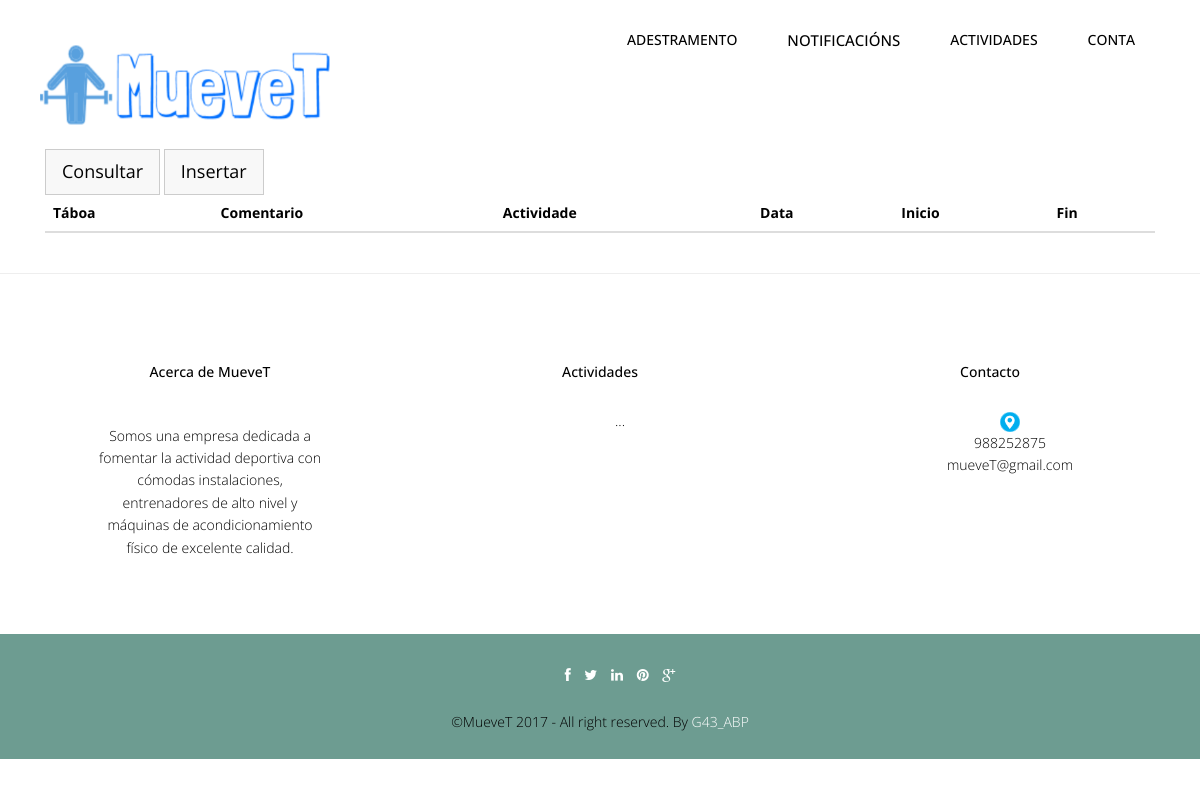
Page /abp/Controllers/SESION_Controller.php (signed in) on the earlier database version.
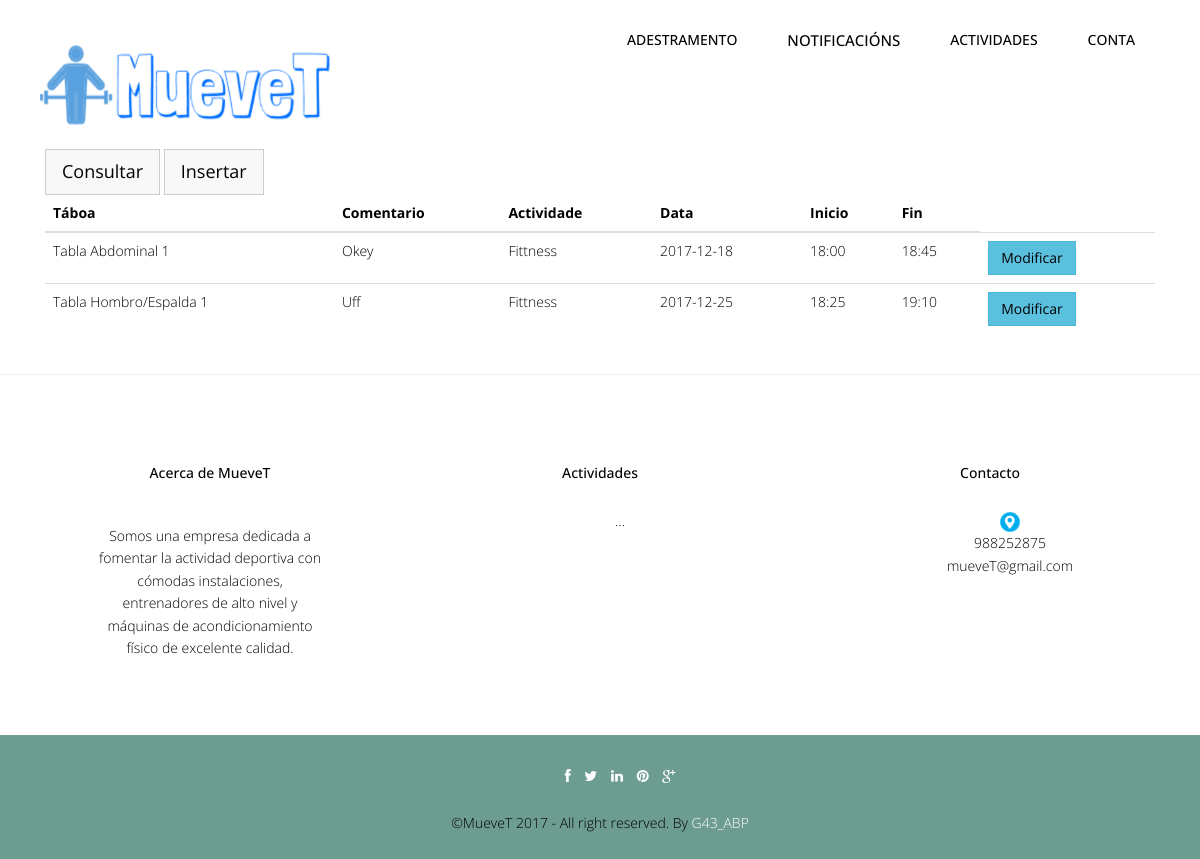
Same page on the later database version.
### tables this page shows
CREATE TABLE `sesion` (
  `idSesion` int(10) NOT NULL,
  `username` varchar(20) NOT NULL,
  `idTabla` int(10) NOT NULL,
  `fechaSesion` date NOT NULL,
  `horaInicio` varchar(5) NOT NULL,
  `horaFin` varchar(5) NOT NULL,
  `comentarioSesion` text,
  `idActividadIndividual` int(10) NOT NULL
);

### abp/Controllers/SESION_Controller.php (called while the page is built, shortened)
<?php
include '../Models/SESION_Model.php';
include '../Views/header.php';
Switch ($_REQUEST['accion']) {
    default:
        if (!tienePermisos('SESION_Listar')) {
            new Mensaje('No tienes los permisos necesarios', '../Views/DEFAULT_Vista.php');
        } else {
            $sesion = new SESION_Model($_SESSION['login'], '', '', '', '', '', '', '');
            $datos = $sesion->Listar();
            new SESION_Listar($datos, 'SESION_Controller.php');
        }
}
?>

### abp/Models/SESION_Model.php (called while the page is built, shortened)
<?php
include '../Functions/LibraryFunctions.php';
class SESION_Model {
    var $mysqli;
    function __construct($userName, $idSesion, $idTabla, $comentarioSesion, $idActividadIndividual, $fecha, $horaInicio, $horaFin) {
        $this->userName = $userName;
    }
    function ConectarBD() {
        $this->mysqli = new mysqli("localhost", "root", "", "muevet");
    }
    function Listar() {
        $sql = "SELECT idSesion, idTabla, comentarioSesion, idActividadIndividual,fechaSesion, horaInicio, horaFin FROM SESION WHERE username ='" . $this->userName . "'";
        if (!($resultado = $this->mysqli->query($sql))) {
            return 'Error en la consulta sobre la base de datos.';
        } else {
            $toret = array();
            $i = 0;
            while ($fila = $resultado->fetch_array()) {
                $toret[$i] = $fila;
                $i++;
            }
            for ($i = 0; $i < count($toret); $i++) {
                $toret[$i]['idTabla'] = $this->ConsultarNombreTabla($toret[$i]['idTabla']);
                $toret[$i]['idActividadIndividual'] = $this->ConsultarNombreActividadIndividual($toret[$i]['idActividadIndividual']);
            }
            return $toret;
        }
    }
    function ConsultarNombreTabla($id) {
        $sql = "SELECT nombreTabla FROM TABLA WHERE idTabla='" . $id . "'";
        if (!($resultado = $this->mysqli->query($sql))) {
            return 'Error en la consulta sobre la base de datos.';
        } else {
            $result = $resultado->fetch_array();
            return $result['nombreTabla'];
        }
    }
    function ConsultarNombreActividadIndividual($id) {
        $sql = "SELECT nombreActividadIndividual FROM ACTIVIDADINDIVIDUAL WHERE idActividadIndividual='" . $id . "'";
        if (!($resultado = $this->mysqli->query($sql))) {
            return 'Error en la consulta sobre la base de datos.';
        } else {
            $result = $resultado->fetch_array();
            return $result['nombreActividadIndividual'];
        }
    }
}
?>

### abp/Views/SESSION_SHOWALL_Vista.php (the view, shortened to what this page needs)
<?php
class SESION_Listar {
    private $datos;
    function __construct($datos, $volver) {
        $this->datos = $datos;
        $this->render();
    }
    function render() {
        ?> <script type="text/javascript" src="../js/<?php echo $_SESSION['IDIOMA'] ?>_validate.js"></script>
        <?php
        $lista = array('idTabla', 'comentarioSesion', 'idActividadIndividual', 'fechaSesion', 'horaInicio', 'horaFin');
        ?>
        <br><br>
        <div class="container">
            <div class="col-lg-12">
                <button type="button" class="btn btn-default btn-lg"><a href='SESION_Controller.php?accion=<?php echo $strings['Consultar']; ?>'><?php echo $strings['Consultar'] ?></a></button>
                <button type="button" class="btn btn-default btn-lg"><a href='SESION_Controller.php?accion=<?php echo $strings['Insertar']; ?>'><?php echo $strings['Insertar'] ?></a></button>
                <table class="table">
                    <thead class="thead-dark">
                        <tr>
                            <?php
                            foreach ($lista as $titulo) {
                                echo "<th>";
                                echo $strings[$titulo];
                                echo "</th>";
                            }
                            echo "</tr>";
                            echo "</thead>";
                            echo "<tbody>";
                            for ($j = 0; $j < count($this->datos); $j++) {
                                echo "<tr>";
                                foreach ($this->datos [$j] as $clave => $valor) {
                                    for ($i = 0; $i < count($lista); $i++) {
                                        if ($clave === $lista[$i]) {
                                            echo "<td>";
                                            echo $valor;
                                            echo "</td>";
                                        }
                                    }
                                }
                                ?>
                                <td><button type="button" class="btn btn-info"><a href='SESION_Controller.php?idSesion=<?php echo $this->datos[$j]['idSesion'] . '&accion=' . $strings['Modificar']; ?>'><?php echo $strings['Modificar']; ?></a></button></td>
            <?php
        }
        ?>
             </table>
                </div>
            </div>
        <?php
        include '../Views/footer.php';
    }
}
?>

### abp/Views/header.php (shortened to what this page needs)
<!DOCTYPE html>
<html lang="en">
    <head>
        <link href="../css/bootstrap.min.css" rel="stylesheet">
        <link href="../css/responsive-slider.css" rel="stylesheet">
        <link rel="stylesheet" href="../css/animate.css">
        <link rel="stylesheet" href="../css/font-awesome.min.css">
        <link href="../css/style.css" rel="stylesheet">
    </head>
    <body>
        <header>
            <div class="container">
                <div class="row">
                    <nav class="navbar navbar-default" role="navigation">
                        <div class="container-fluid">
                            <div class="navbar-header">
                                <div class="navbar-brand">
                                    <br><a href="../index.php"><img src="../img/logo.png" width="290" height="80"></a>
                                </div>
                            </div>
                            <div class="menu">
                                <ul class="nav nav-tabs" role="tablist">
                                    <?php
                                    showNavbar();
                                    ?>
                                </ul>
                            </div>
                        </div>
                    </nav>
                </div>
            </div>
        </header>

### abp/Functions/LibraryFunctions.php (shortened to what this page needs)
<?php
function ConsultarTipoUsuarioLogin() {
    $mysqli = new mysqli("localhost", "root", "", "muevet");
    $sql = "SELECT tipoUsuario FROM USUARIO WHERE USUARIO.userName='" . $_SESSION['login'] . "'";
    $result = $mysqli->query($sql)->fetch_array();
    return $result['tipoUsuario'];
}
function añadirFuncionalidades($NOM) {
    $mysqli = new mysqli("localhost", "root", "", "muevet");
    $rol = "SELECT tipoUsuario FROM USUARIO  WHERE userName='" . $NOM['login'] . "'";
    $sql = "SELECT DISTINCT categoriaFuncionalidad FROM FUNCIONALIDAD, FUNCIONALIDAD_ROL WHERE FUNCIONALIDAD_ROL.idFuncionalidad = FUNCIONALIDAD.idFuncionalidad AND FUNCIONALIDAD_ROL.idRol=(" . $rol . ")";
    if (!($resultado = $mysqli->query($sql))) {
        echo 'Error en la consulta sobre la base de datos';
    } else {
        while ($fila = $resultado->fetch_array()) {
            $funcionalidad = $fila['categoriaFuncionalidad'];
            switch ($funcionalidad) {
                case "Gestion Entrenadores":
                    if (ConsultarTipoUsuarioLogin() != 3) {
                        ?>
                        <li class="nav-item dropdown">
                            <a class="nav-link dropdown-toggle" href="" id="navbarDropdownMenuLink" data-toggle="dropdown" aria-haspopup="true" aria-expanded="false" ><?php echo $strings['Gestión de Usuarios'] ?> </a>
                            <div class="dropdown-menu" aria-labelledby="navbarDropdownMenuLink">
                                <?php if (ConsultarTipoUsuarioLogin() == 1) { ?>
                                    <a class = "dropdown-item" href = "../Controllers/ENTRENADOR_Controller.php?user=entrenador"><?php echo $strings['Gestión de Entrenadores'];
                                    ?></a>
                                <a class="dropdown-item" href="../Controllers/DEPORTISTA_Controller.php?user=deportista"><?php echo $strings['Gestión de Deportistas']; ?></a><br>
                                <a class="dropdown-item" href="../Controllers/USUARIO_Controller.php"><?php echo $strings['Gestión de Usuarios']; ?></a><br>
                            <?php } else if (ConsultarTipoUsuarioLogin() == 2) { ?>
                                <a class="dropdown-item" href="../Controllers/DEPORTISTA_Controller.php?user=deportista"><?php echo $strings['Gestión de Deportistas']; ?></a>
                        <?php } ?>
                    </div>
                    </li>
                    <?php }
                    break;
                case "Gestion Actividad Grupal":
                    ?>
                    <li class="nav-item dropdown">
                        <a class="nav-link dropdown-toggle" href="" id="navbarDropdownMenuLink" data-toggle="dropdown" aria-haspopup="true" aria-expanded="false"><?php echo $strings['Gestión de Actividades'] ?> </a>
                    </li>
                    <?php
                    break;
                case "Gestion Ejercicios":
                    ?>
                    <li class="nav-item dropdown">
                        <a class="nav-link dropdown-toggle" href="" id="navbarDropdownMenuLink" data-toggle="dropdown" aria-haspopup="true" aria-expanded="false" ><?php echo $strings['Entrenamiento'] ?> </a>
                    </li>
                    <?php
                    break;
                case "Gestion Notificaciones":
                    ?><li><a style="font-size:15px;" href='../Controllers/NOTIFICACION_Controller.php'><?php echo $strings['Gestión de notificaciones']; ?></a></li> <?php
                    break;
                    ?><li class="nav-item dropdown">
                    <?php
                default:
                    break;
            }
        }
    }
}
function showNavbar() {
    if (!isset($_SESSION)) {
        echo '<br><br><li role="presentation" class="active"><a href="../Functions/Conectar.php" class="m1">Iniciar Sesion</a></li>';
        echo '<li role="presentation"><a href="" class="m1">Sobre Nosotros</a></li>';
        echo '<li role="presentation"><a href="" class="m1">Contacto</a></li>';
    } else {
        añadirFuncionalidades($_SESSION);
        ?>
        <li class="nav-item dropdown">
            <a class="nav-link dropdown-toggle" href="" id="navbarDropdownMenuLink" data-toggle="dropdown" aria-haspopup="true" aria-expanded="false">
        <?php echo $strings['Cuenta'] ?>
            </a>
        </li>
        <?php
    }
}
?>

### abp/Views/footer.php (shortened to what this page needs)
<hr>
	<footer>
		<div class="container">
			<div class="row">
				<div class="col-lg-4">
					<div class="widget">
						<h5 class="widgetheading">Acerca de MueveT</h5>
						<p>Somos una empresa dedicada a fomentar la actividad deportiva con cómodas instalaciones, entrenadores de alto nivel y máquinas de acondicionamiento físico de excelente calidad.</p>
					</div>
				</div>
				<div class="col-lg-4">
					<div class="widget">
						<h5 class="widgetheading">Actividades</h5>
						<ul class="link-list">
							<li><a href="#">...</a></li>
						</ul>
					</div>
				</div>
				<div class="col-lg-4">
					<div class="widget">
						<h5 class="widgetheading">Contacto</h5>
						<ul class="link-list">
                                                    <li><a target="_blank" href="https://www.google.es/maps/place/ESEI+-+Escola+Superior+de+Enxe%C3%B1er%C3%ADa+Inform%C3%A1tica/@42.3449233,-7.8554787,15z/data=!4m2!3m1!1s0x0:0xbb2380c0a6827554?sa=X&ved=0ahUKEwiKoO6ZjtLXAhUGXBQKHfQGBFYQ_BIIjQEwCw"><img src="../img/gps.png" width="20px" height="20px"></a></li>
							<li><a href="#">988252875</a></li>
							<li><a href="#">mueveT@gmail.com</a></li>
						</ul>
					</div>
				</div>
			</div>
		</div>
		<div class="sub-footer">
			<div class="container">
				<div class="row">
					<div class="col-lg-12">
						<ul class="social-network">
							<li><a href="#" data-placement="top" title="Facebook"><i class="fa fa-facebook fa-1x"></i></a></li>
							<li><a href="#" data-placement="top" title="Twitter"><i class="fa fa-twitter fa-1x"></i></a></li>
							<li><a href="#" data-placement="top" title="Linkedin"><i class="fa fa-linkedin fa-1x"></i></a></li>
							<li><a href="#" data-placement="top" title="Pinterest"><i class="fa fa-pinterest fa-1x"></i></a></li>
							<li><a href="#" data-placement="top" title="Google plus"><i class="fa fa-google-plus fa-1x"></i></a></li>
						</ul>
					</div>
					<div class="col-lg-12">
						<div class="copyright">
							<p>
								<span>&copy;MueveT 2017 - All right reserved. By </span><a href="" target="_blank">G43_ABP</a>
							</p>
						</div>
					</div>
				</div>
			</div>
		</div>
	</footer>
  </body>
</html>

### abp/css/style.css (style rules this page uses)
body { font-family:'Open Sans', Arial, sans-serif; font-size:14px; font-weight:300; line-height:1.6em; color:#000; background-color:#fff; }
hi,h2,h3,h4,h5,h6 { color:#000; line-height:1.1em; }
p { color:#000; }
.navbar-default { margin-top:-10px; background-color: #fff; border-radius:0; border:0; }
.container-fluid > .navbar-header { margin-right: 30px; margin-left: 10px; margin-top:20px; border-radius:0; }
.navbar-brand { float: left; height: 30px; padding: 15px 15px; font-size: 18px; line-height: 20px; }
.menu { font-size:14px; float:right; text-transform:uppercase; font-weight:500; }
.menu ul.nav-tabs li { color:#000; }
.nav-tabs { border-bottom: 0; }
.nav-tabs > li { float: left; margin-bottom: 0; }
.nav-tabs > li > a { margin-bottom:20px; margin-right: 20px; line-height: 1.42857143; border-bottom: 3px solid transparent; border-radius:0; color:#000; border-top:0; border-right:0; border-left:0; }
.blog h3,p { color:#000; padding:15px; }
.widget { margin-top:10px; padding:50px; text-align:center; }
.widget p,ul { margin-top:30px; }
.link-list ul,li,a { color:#000; list-style:none; }
.copyright { text-align:center; }
.copyright a { color:#fff; }
.sub-footer { background-color: #6D9C91; }
ul.social-network { list-style:none; margin-top:30px; text-align:center; }
ul.social-network li { display:inline; margin: 0 5px; color:#fff; }
ul.social-network li a { color:#fff; }

### abp/css/overwrite.css (style rules this page uses)
.btn { text-shadow: none; background-image:none; border-color: none; border-bottom-color: none; -webkit-box-shadow: none; -moz-box-shadow: none; box-shadow: none; }
.btn { outline:0; -webkit-border-radius: 0; -moz-border-radius: 0; border-radius: 0; }
.btn-lg { -webkit-border-radius: 0; -moz-border-radius: 0; border-radius: 0; }
.btn-default { color: #333333; background-color: #f8f8f8; }

Differences in the rows shown:
added sesion: comentarioSesion "Okey", fechaSesion "2017-12-18", horaInicio "18:00", horaFin "18:45"
added sesion: comentarioSesion "Uff", fechaSesion "2017-12-25", horaInicio "18:25", horaFin "19:10"
Other differences:
new list line: "Tabla Abdominal 1 Fittness Modificar"
new list line: "Tabla Hombro/Espalda 1 Fittness Modificar"
